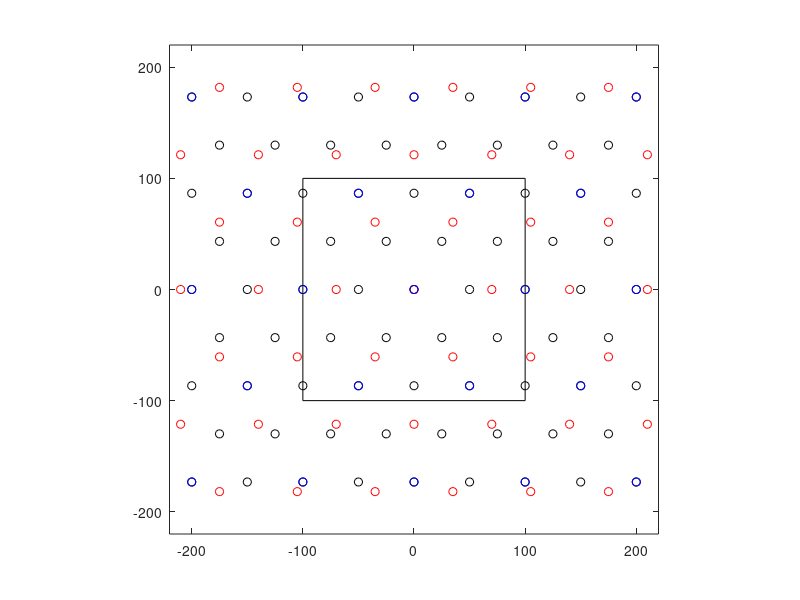

Reproduce this figure in MATLAB. (Note: this script raises an error after producing the figure.)
%% generate the patterns
xVals1 = -200:50:200;
coords = [];
figure;
for y = -173.2051:100*sin(deg2rad(60)):173.2051
    yVals = repmat(y,[1 size(xVals1,2)]);
    plot(xVals1,yVals,'ko')
    hold on
    
    joined = [xVals1' yVals'];
    coords = [coords; joined];
end
% xlim([-200 200])
% ylim([-200 200])

xVals2 = -175:50:175;
for y = -129.9038:100*sin(deg2rad(60)):129.9039
    yVals = repmat(y,[1 size(xVals2,2)]);
    plot(xVals2,yVals,'ko')
    hold on
    
    joined = [xVals2' yVals'];
    coords = [coords; joined];
end

m1 = coords;

xVals1 = -210:70:210;
coords = [];
hold on
for y = -242.4871:140*sin(deg2rad(60)):242.4871
    yVals = repmat(y,[1 size(xVals1,2)]);
    plot(xVals1,yVals,'ro')
    hold on
    
    joined = [xVals1' yVals'];
    coords = [coords; joined];
end

xVals2 = -175:70:175;
for y = -181.8653:140*sin(deg2rad(60)):181.8654
    yVals = repmat(y,[1 size(xVals2,2)]);
    plot(xVals2,yVals,'ro')
    hold on
    
    joined = [xVals2' yVals'];
    coords = [coords; joined];
end

m2 = coords;


xVals1 = -200:100:200;
coords = [];
for y = -173.2051:200*sin(deg2rad(60)):173.2051
    yVals = repmat(y,[1 size(xVals1,2)]);
    plot(xVals1,yVals,'bo')
    hold on
    
    joined = [xVals1' yVals'];
    coords = [coords; joined];
end

xVals2 = -150:100:150;
for y = -259.8076:200*sin(deg2rad(60)):259.8076
    yVals = repmat(y,[1 size(xVals2,2)]);
    plot(xVals2,yVals,'bo')
    hold on
    
    joined = [xVals2' yVals'];
    coords = [coords; joined];
end
xlim([-220 220])
ylim([-220 220])

m3 = coords;

% add the box
boxCoords = [-100 -100; 100 -100; 100 100; -100 100; -100 -100];
plot(boxCoords(:,1),boxCoords(:,2),'k-')
axis square

%
spacing = [50 70 100];
halfSpacing = spacing * 0.5;

colorblindMap
% figure;
for iMod = 1:3
    hexCoords = [halfSpacing(iMod) 0; halfSpacing(iMod) halfSpacing(iMod)*tan(pi/6); 0 halfSpacing(iMod); -halfSpacing(iMod) halfSpacing(iMod)*tan(pi/6); -halfSpacing(iMod) 0; -halfSpacing(iMod) -halfSpacing(iMod)*tan(pi/6); 0 -halfSpacing(iMod); halfSpacing(iMod) -halfSpacing(iMod)*tan(pi/6); halfSpacing(iMod) 0];
    plot(hexCoords(:,1),hexCoords(:,2),'k-')
    hold on
    %     hexStore{1,iMod} = hexCoords;
end
xline(0)
yline(0)
axis square
xlim([-205 205])
ylim([-205 205])
% set(gca,'xtick',-50:25:50,'ytick',-50:25:50)

boxCoords = [-100 -100; 100 -100; 100 100; -100 100; -100 -100];
plot(boxCoords(:,1),boxCoords(:,2),'k-')
axis square
close(gcf)

%%
selectedSims = [3202 4283 390];
load rotationsToTest

PLOT = true;
numRuns = 1;

for iSim = 1:size(rotationsToTest,1)
    
    % apply rotation
    rotAngle = rotationsToTest{iSim,1};
    
    rotM1(:,1) =  m1(:,1)*cosd(rotAngle(1)) + m1(:,2)*sind(rotAngle(1));
    rotM1(:,2) = -m1(:,1)*sind(rotAngle(1)) + m1(:,2)*cosd(rotAngle(1));
    
    rotM2(:,1) =  m2(:,1)*cosd(rotAngle(2)) + m2(:,2)*sind(rotAngle(2));
    rotM2(:,2) = -m2(:,1)*sind(rotAngle(2)) + m2(:,2)*cosd(rotAngle(2));
    
    rotM3(:,1) =  m3(:,1)*cosd(rotAngle(3)) + m3(:,2)*sind(rotAngle(3));
    rotM3(:,2) = -m3(:,1)*sind(rotAngle(3)) + m3(:,2)*cosd(rotAngle(3));
    
    if PLOT == true
        figure;
        plot(rotM1(:,1),rotM1(:,2),'ko')
        hold on
        plot(rotM2(:,1),rotM2(:,2),'ro')
        plot(rotM3(:,1),rotM3(:,2),'bo')
        
        boxCoords = [-100 -100; 100 -100; 100 100; -100 100; -100 -100];
        plot(boxCoords(:,1),boxCoords(:,2),'k-')
        axis square
        xline(0); yline(0)
        xlim([-105 105])
        ylim([-105 105])
        title(sprintf('Sim %d',selectedSims(1,iSim)))
    end
end
